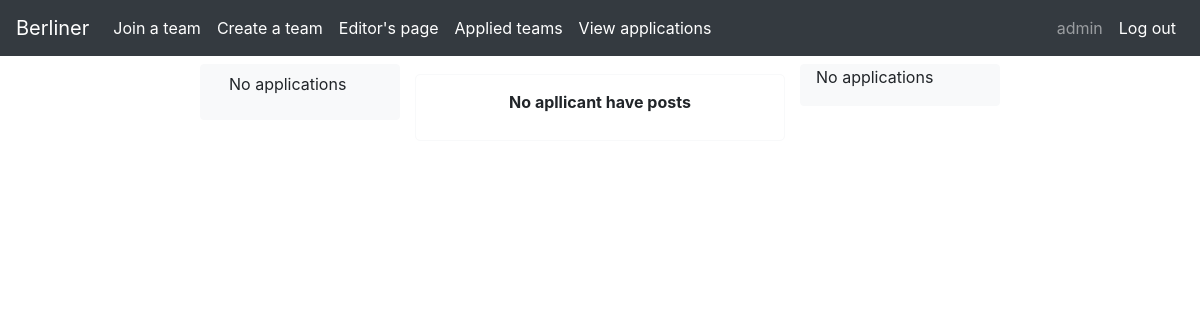
/application/ (signed in), run on an earlier commit of the app's database.
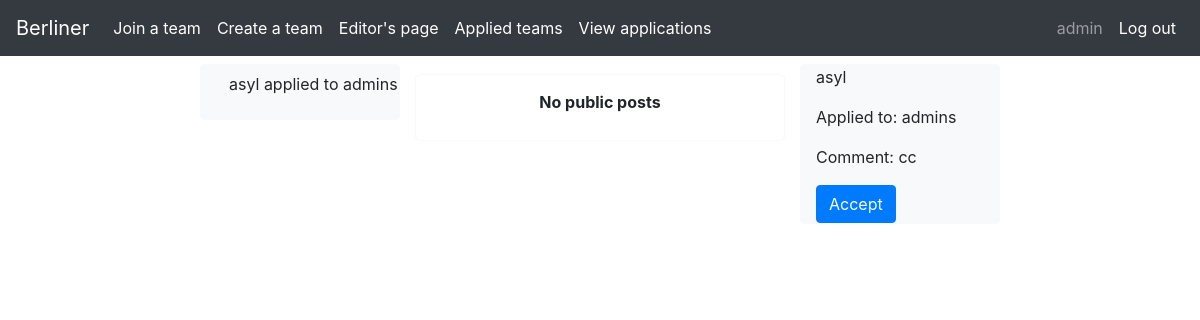
And on a later commit of the database.
### logedin/models.py (models this page shows, shortened)
class Application(models.Model):
    applicant = models.ForeignKey(CustomUser, on_delete=models.CASCADE)
    team = models.ForeignKey(Team, on_delete=models.CASCADE)
    comment = models.CharField(default="", max_length=200)
    def __str__(self) -> str:
        return self.applicant.username + " applied to " + self.team.name

class Team(models.Model):
    teamLeader = models.ForeignKey(CustomUser, on_delete=models.CASCADE, related_name="createdTeams", related_query_name="createdTeam")
    members = models.ManyToManyField(CustomUser, through='Membership', through_fields=('team', 'member'), related_name="memberTeams", related_query_name="memberTeam")
    applicants = models.ManyToManyField(CustomUser, through='Application', through_fields=('team', 'applicant'))
    name = models.CharField(default="New team", max_length=30, unique=True)
    description = models.CharField(default="Recently created team", max_length=60)
    def get_posts(self):
        return Post.objects.filter(team=self).order_by('-date')

### users/models.py (models this page shows)
class CustomUser(AbstractUser):
    birthDate = models.DateTimeField(null=True)
    class Meta:
        pass

### logedin/views.py (the view, shortened to what this page needs)
# urls.py: path('application/', views.ListApplicationsView.as_view(), name='applications'),
class ListApplicationsView(LoginRequiredMixin, ListView):
    login_url = 'signup'
    template_name = 'logedin/applications.html'
    context_object_name = 'object'
    def get_queryset(self):
        mySet = {
        'applications': Application.objects.filter(team__teamLeader=self.request.user),
        }
        return mySet

### templates/logedin/applications.html (shortened to what this page needs)
{% extends 'base/base_logedin.html' %}
{% load static %}
{% block menu %}
    <div id="menu">
        {% for application in object.applications %}
        <p class="application" data-details="{{ application }}"><a class="btn">{{ application }}</a></p>
        {% empty %}
        <p class="application" data-details="No applications"><a class="btn">No applications</a></p>
        {% endfor %}
    </div>
{% endblock %}
{% block main %}
    {% for application in object.applications %}
    <div class="{{ application }}">
        {% for post in application.team.get_posts %}
        <div class="post border border-light">
            <p class="post-header"><b>{{ post.author.first_name }} {{ post.author.last_name }}</b> @<i>{{ post.team.name }}:</i> </p>
            <p class="post-body">{{ post.content }}</p>
            <p class="post-footer"></p>
        </div>
        {% empty %}
        <div class="post border border-light">
            <p class="post-header"><b>No public posts</b></p>
        </div>
        {% endfor %}
    </div>
    {% empty %}
    <div class="post border border-light">
        <p class="post-header"><b>No apllicant have posts</b></p>
    </div>
    {% endfor %}
{% endblock %}
{% block info %}
    {% for application in object.applications %}
        <div class="{{ application }}">
            <p>{{ application.applicant.username }}</p>
            <p>Applied to: {{ application.team.name }}</p>
            <p>Comment: {{ application.comment }}</p>
            <form method="post">
                <button class="btn btn-primary" name="{{ application.applicant.username }}" type="submit"> Accept</button>
            </form>
        </div>
    {% empty %}
        <div id="No applications">
            <p>No applications</p>
        </div>
    {% endfor %}
{% endblock %}

What changed in the data, as far as the page shows it:
added Application: applicant+team "asyl applied to admins", applicant.username "asyl", team.name "admins", comment "cc"
Also different on the page:
text no longer shown: "No applications No apllicant have posts No applications"
